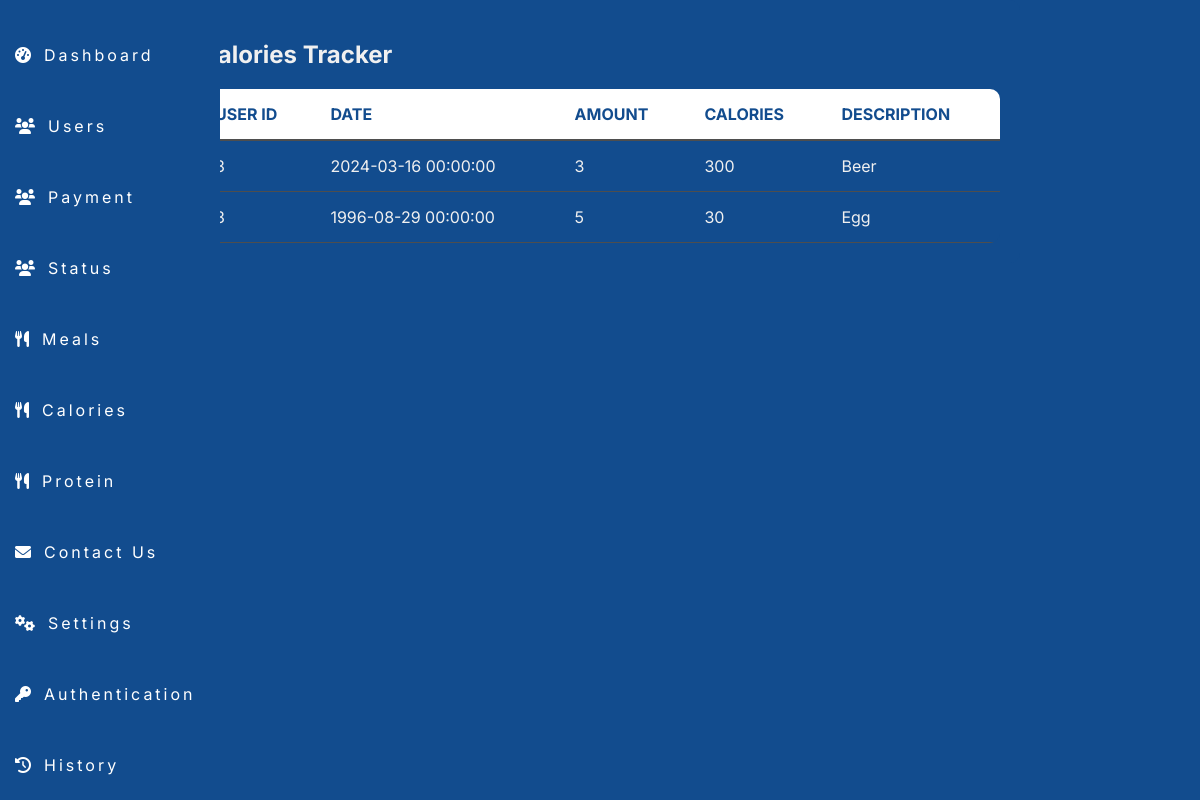
/admin/calories.php, run on an earlier commit of the app's database.
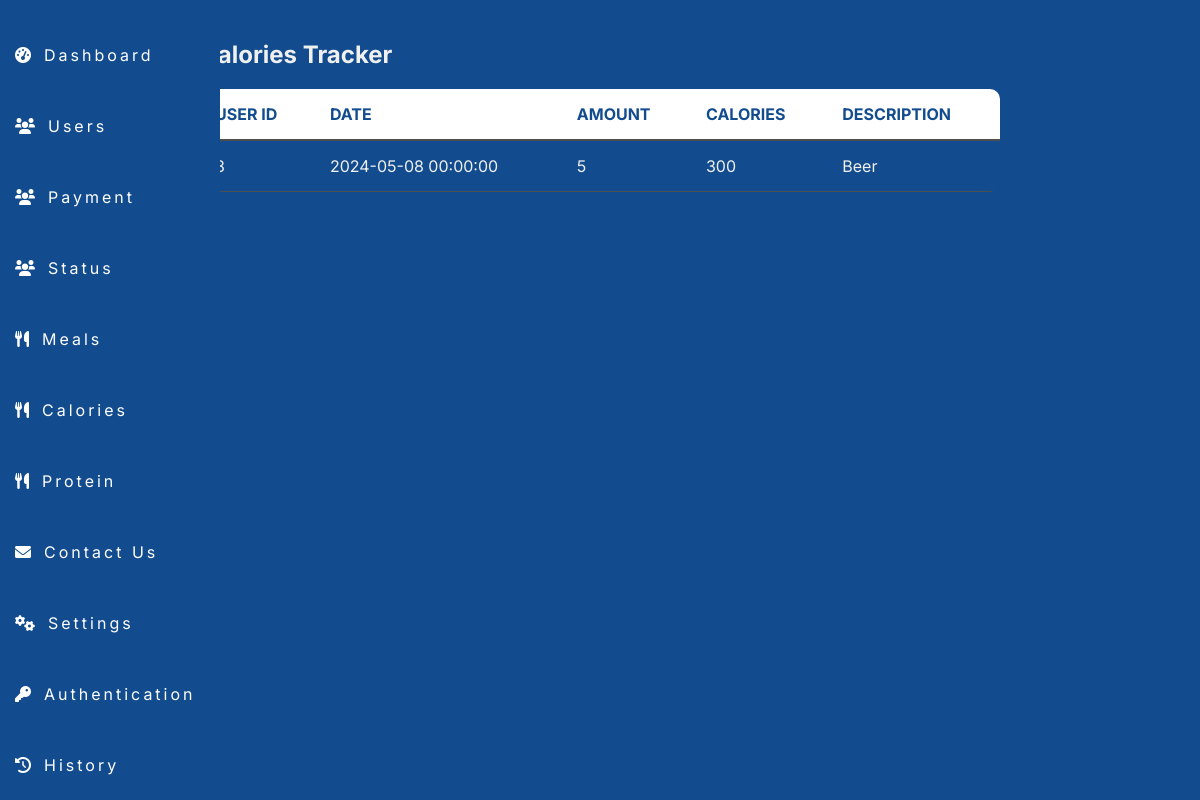
And on a later commit of the database.
### tables this page shows
CREATE TABLE `calorie` (
  `id` int(11) UNSIGNED NOT NULL,
  `user_id` int(11) NOT NULL,
  `date` datetime NOT NULL,
  `amount` bigint(11) NOT NULL,
  `calories` int(11) NOT NULL,
  `description` text DEFAULT NULL
);

### admin/calories.php (the view, shortened to what this page needs)
<?php
include 'db_connection.php';
include 'navbar.php';
$sql = "SELECT calorie.user_id, calorie.date, calorie.amount, calorie.calories, calorie.description
        FROM calorie
        ORDER BY calorie.date DESC";
$stmt = $pdo->prepare($sql);
$stmt->execute();
$calorie_entries = $stmt->fetchAll(PDO::FETCH_ASSOC);
?>
<!DOCTYPE html>
<html lang="en">
<head>
    <link rel="stylesheet" href="./cssadmin/calories.css">
</head>
<body>
    <div class="container">
        <h2>Calories Tracker</h2>
        <table>
            <tr>
                <th>User ID</th>
                <th>Date</th>
                <th>Amount</th>
                <th>Calories</th>
                <th>Description</th>
            </tr>
            <?php foreach ($calorie_entries as $entry): ?>
                <tr>
                    <td><?php echo htmlspecialchars($entry['user_id']); ?></td>
                    <td><?php echo htmlspecialchars($entry['date']); ?></td>
                    <td><?php echo htmlspecialchars($entry['amount']); ?></td>
                    <td><?php echo htmlspecialchars($entry['calories']); ?></td>
                    <td><?php echo htmlspecialchars($entry['description']); ?></td>
                </tr>
            <?php endforeach; ?>
        </table>
    </div>
</body>
</html>

What changed in the data, as far as the page shows it:
removed calorie: date "2024-03-16 00:00:00", amount "3", calories "300", description "Beer"
removed calorie: date "1996-08-29 00:00:00", amount "5", calories "30", description "Egg"
added calorie: date "2024-05-08 00:00:00", amount "5", calories "300", description "Beer"
